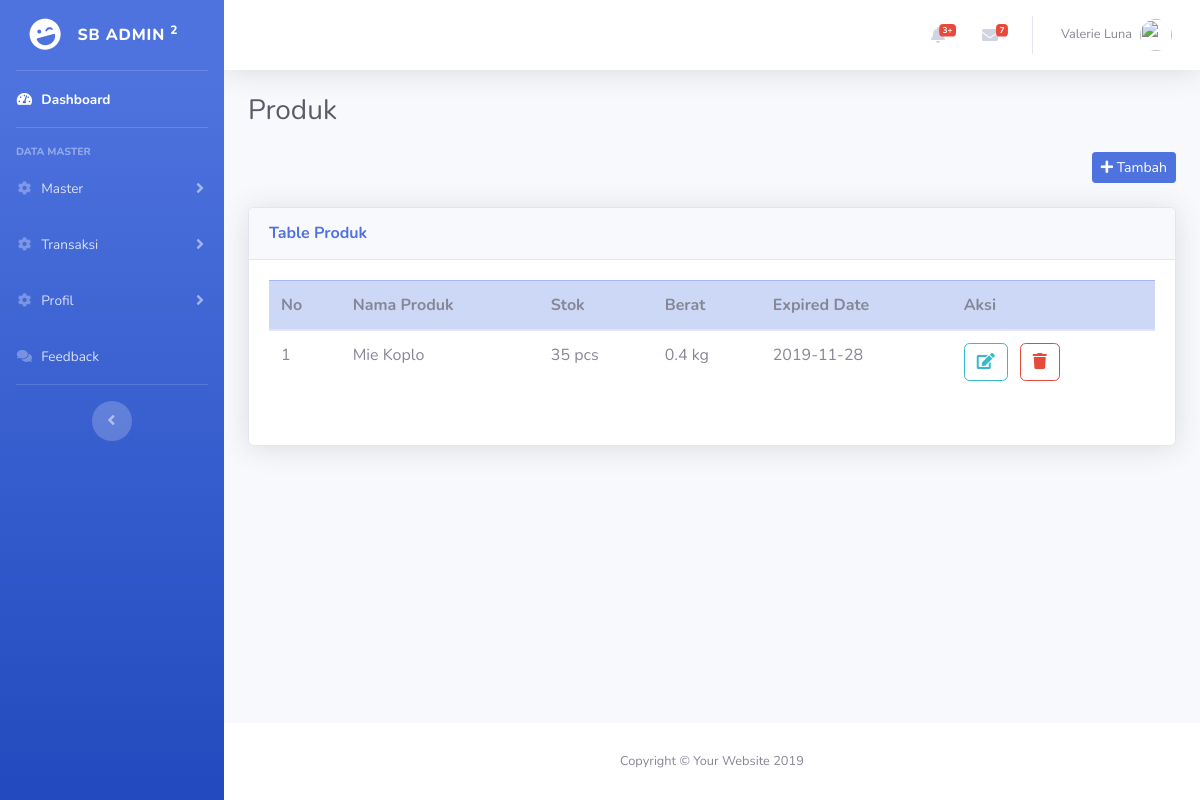
/admin/produk, run on the app's committed database.
### tables this page shows
CREATE TABLE `produk` (
  `id_produk` int(7) NOT NULL,
  `id_user` int(7) NOT NULL,
  `nama_produk` varchar(50) NOT NULL,
  `stok` int(5) NOT NULL,
  `deskripsi` text NOT NULL,
  `satuan_produk` varchar(25) NOT NULL,
  `berat` float NOT NULL,
  `satuan_berat` enum('kg') NOT NULL,
  `foto` varchar(100) NOT NULL,
  `expired_date` date DEFAULT NULL,
  `created_at` datetime NOT NULL DEFAULT CURRENT_TIMESTAMP
);

### application/controllers/admin/Produk.php (called while the page is built, shortened)
<?php
class Produk extends CI_Controller
{
    public function __construct()
    {
        $this->load->library('form_validation');
        $this->load->model('ModelApp');
    }
    public function index($num = 0)
    {
        $data['title'] = 'Produk';
        $select = '*';
        $tbl = 'produk';
        $order = 'id_produk';
        $order_type = 'DESC';
        $per_page = 10;
        $data['produk'] = $this->ModelApp->getData($select, $tbl, '', $order, $order_type, $per_page, $num)->result_array();
        $data['row'] = $num;
        $this->load->view('backend/produk/produk', $data);
    }
    private function pagination()
    {
        $this->load->library('pagination');
    }
}

### index.php (called while the page is built, shortened)
<?php
require_once BASEPATH.'core/CodeIgniter.php';

### application/models/ModelApp.php (called while the page is built, shortened)
<?php
class ModelApp extends CI_Model
{
    public function getData($select, $tbl, $where = null, $order = null, $order_by = null, $limit = null, $offset = null)
    {
        $this->db->select($select);
        $this->db->from($tbl);
        if ($order != null) {
            $this->db->order_by($order, $order_by);
        }
        if ($limit != null) {
            $this->db->limit($limit, $offset);
        }
        return $this->db->get();
    }
}

### application/views/backend/produk/produk.php (the view, shortened to what this page needs)
<div class="container-fluid">
  <div class="d-sm-flex align-items-center justify-content-between mb-4">
    <h1 class="h3 mb-0 text-gray-800">Produk</h1>
  </div>
  <div class="row my-4">
    <div class="col-sm-12">
      <a href="<?= base_url('admin/produk/tambah') ?>" class="btn btn-sm btn-primary float-right"><span class="fa fa-plus"></span> Tambah</a>
    </div>
  </div>
  <div class="row">
    <div class="col-lg-12">
      <div class="card shadow mb-4">
        <div class="card-header py-3 d-flex flex-row align-items-center justify-content-between">
          <h6 class="m-0 font-weight-bold text-primary">Table Produk</h6>
        </div>
        <div class="card-body">
          <div class="responsive">
            <table class="table table-hover">
              <thead class="table-primary">
                <th>No</th>
                <th>Nama Produk</th>
                <th>Stok</th>
                <th>Berat</th>
                <th>Expired Date</th>
                <th>Aksi</th>
              </thead>
              <tbody>
                <?php $no = 1 + $row;
                foreach ($produk as $key => $value) { ?>
                  <tr>
                    <td><?= $no ?></td>
                    <td><?= $value['nama_produk'] ?></td>
                    <td><?= $value['stok'] . ' ' . $value['satuan_produk'] ?></td>
                    <td><?= $value['berat'] . ' ' . $value['satuan_berat'] ?></td>
                    <td><?= date($value['expired_date'], strtotime($value['berat'])) ?></td>
                    <td>
                      <a href="<?= base_url('admin/produk/ubah/' . $value['id_produk']) ?>" class="btn btn-outline-info"><span class="fa fa-edit"></span></a>
                      <button class="btn btn-outline-danger mx-2" onclick="deleteData('<?= base_url('admin/produk/hapus/' . $value['id_produk']) ?>','Hapus')"><span class="fa fa-trash"></span></button>
                    </td>
                  </tr>
                <?php $no++;
                } ?>
              </tbody>
            </table>
          </div>
          <div class="row justify-content-center">
          </div>
        </div>
      </div>
    </div>
  </div>
</div>

### data on the page
produk: nama_produk "Mie Koplo", stok "35", satuan_produk "pcs", berat "0.4", satuan_berat "kg", expired_date "2019-11-28"
